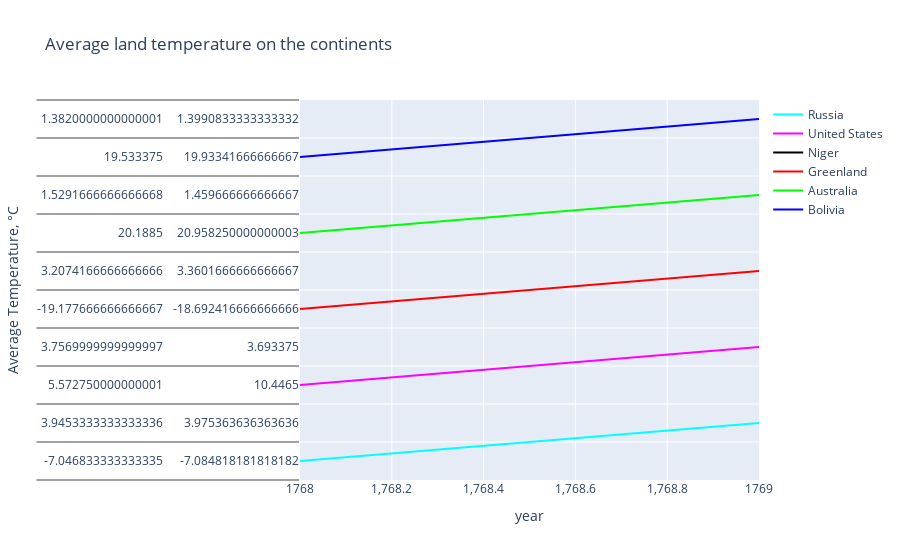

Here is the notebook cell this chart was saved with:
### Code cell
traces = []
colors = ['rgb(0, 255, 255)', 'rgb(255, 0, 255)', 'rgb(0, 0, 0)',
          'rgb(255, 0, 0)', 'rgb(0, 255, 0)', 'rgb(0, 0, 255)']

for i in range(len(continent)):
    traces.append(go.Scatter(
        x = avg_temp_continent[avg_temp_continent.index.get_level_values(0)==continent[1]].index.get_level_values(1),
        y = avg_temp_continent[avg_temp_continent.index.get_level_values(0) ==continent[i]],
        mode = 'lines',
        name = continent[i],
        line = dict(color=colors[i])
    ))
layout = go.Layout(
    xaxis = dict(title='year'),
    yaxis = dict(title='Average Temperature, °C'),
    title = 'Average land temperature on the continents',
)

fig = go.Figure(data=traces,layout=layout)
py.iplot(fig)

### Figure 1 — Plotly figure (JSON) as saved in the notebook; plotly's stock layout.template omitted (floating-point values rounded to 4 significant figures; data arrays with more than 128 entries replaced by an {"elided": "..."} marker saying what was removed)
{"data": [{"line": {"color": "rgb(0, 255, 255)"}, "mode": "lines", "name": "Russia", "type": "scatter", "x": {"elided": "246 int values"}, "y": {"elided": "202x2 float values"}}, {"line": {"color": "rgb(255, 0, 255)"}, "mode": "lines", "name": "United States", "type": "scatter", "x": {"elided": "246 int values"}, "y": {"elided": "246x2 float values"}}, {"line": {"color": "rgb(0, 0, 0)"}, "mode": "lines", "name": "Niger", "type": "scatter", "x": {"elided": "246 int values"}, "y": {"elided": "195x2 float values"}}, {"line": {"color": "rgb(255, 0, 0)"}, "mode": "lines", "name": "Greenland", "type": "scatter", "x": {"elided": "246 int values"}, "y": {"elided": "191x2 float values"}}, {"line": {"color": "rgb(0, 255, 0)"}, "mode": "lines", "name": "Australia", "type": "scatter", "x": {"elided": "246 int values"}, "y": {"elided": "162x2 float values"}}, {"line": {"color": "rgb(0, 0, 255)"}, "mode": "lines", "name": "Bolivia", "type": "scatter", "x": {"elided": "246 int values"}, "y": {"elided": "159x2 float values"}}], "layout": {"title": {"text": "Average land temperature on the continents"}, "xaxis": {"title": {"text": "year"}}, "yaxis": {"title": {"text": "Average Temperature, °C"}}}}
